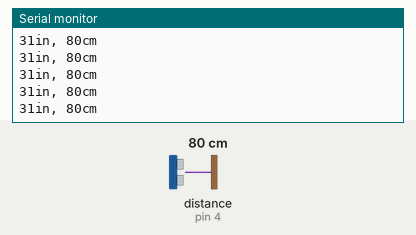
Recording of a sketch running on a simulated Arduino Uno, built with avr-gcc and run on an emulated ATmega328P. Shown: the last lines printed to the serial monitor. Wiring (inferred from the names in the program): ultrasonic range finder: trigger pin 4; echo pin 4. The test bench sets the inputs (shaded band); at power-on: distance to the obstacle (sensor on pin 4) 80 cm. The echo pulse lasts 58.3 µs per cm.

Above: at 1.2 s.
1.3 s: distance to the obstacle (sensor on pin 4) set to 2 cm
At 1.38 s:
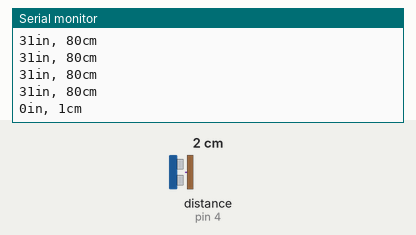
2.8 s: distance to the obstacle (sensor on pin 4) set to 4 cm
At 2.8 s:
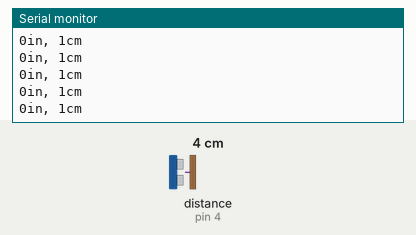
4.3 s: distance to the obstacle (sensor on pin 4) set to 299 cm
At 4.33 s:
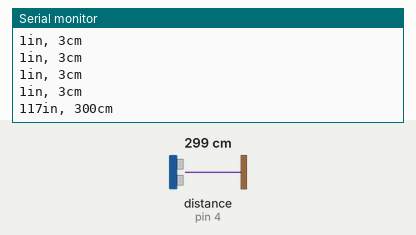
Timing chart, 0 to 7.3 s (numbered marks = the images above; inputs shaded):
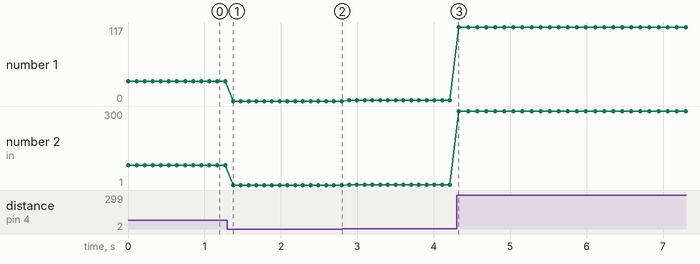

The sketch:

SRF05.ino
```cpp
/* http://dev.hacklabterni.org/projects/didattica/wiki/Didattica */


const int pingPin = 4; //identifica il pin del sensore

void setup() {
  Serial.begin(9600);  // inizializza la comunicazione seriale
}

void loop()
{
  long duration, inches, cm;  //stabilisce le variabili della durata e delle unita' di misurazione della distanza

  pinMode(pingPin, OUTPUT);    //stabilisce che il pin 4 agisce come output
  digitalWrite(pingPin, LOW);  //da' un impulso LOW per ripulire il segnale
  delayMicroseconds(2);        //attende 2 microsecondi prima di procedere
  digitalWrite(pingPin, HIGH); //da' l'impulso che fa partire gli ultrasuoni
  delayMicroseconds(5);        //attende 5 microsecondi
  digitalWrite(pingPin, LOW);

  pinMode(pingPin, INPUT);            //modifica il pin 4 come input per ricevere il segnale di ritorno
  duration = pulseIn(pingPin, HIGH);  //misura il tempo che impiega il segnale a tornare

  inches = microsecondsToInches(duration);   //converte il tempo in pollici
  cm = microsecondsToCentimeters(duration);  //converte il tempo in centimetri

  Serial.print(inches);  //scrive  la distanza calcolata nella finestra di controllo
  Serial.print("in, ");
  Serial.print(cm);
  Serial.print("cm");
  Serial.println();

  delay(100);
}

long microsecondsToInches(long microseconds)
{
  return microseconds / 74 / 2;  //calcola la distanza in pollici
}

long microsecondsToCentimeters(long microseconds)
{
  return microseconds / 29 / 2;  //calcola la distanza in centimetri
}
```

Measured:
- after the input at 1.3 s, the serial monitor: prints a new line after 0.08 s (image 1)
- after the input at 4.3 s, the serial monitor: prints a new line at once (image 3)
- plotted number 1: 31 → 0 after the input at 1.3 s, 1 → 117 after the input at 4.3 s
- plotted number 2: 80 → 1 after the input at 1.3 s, 1 → 3 after the input at 2.8 s, 3 → 300 after the input at 4.3 s
